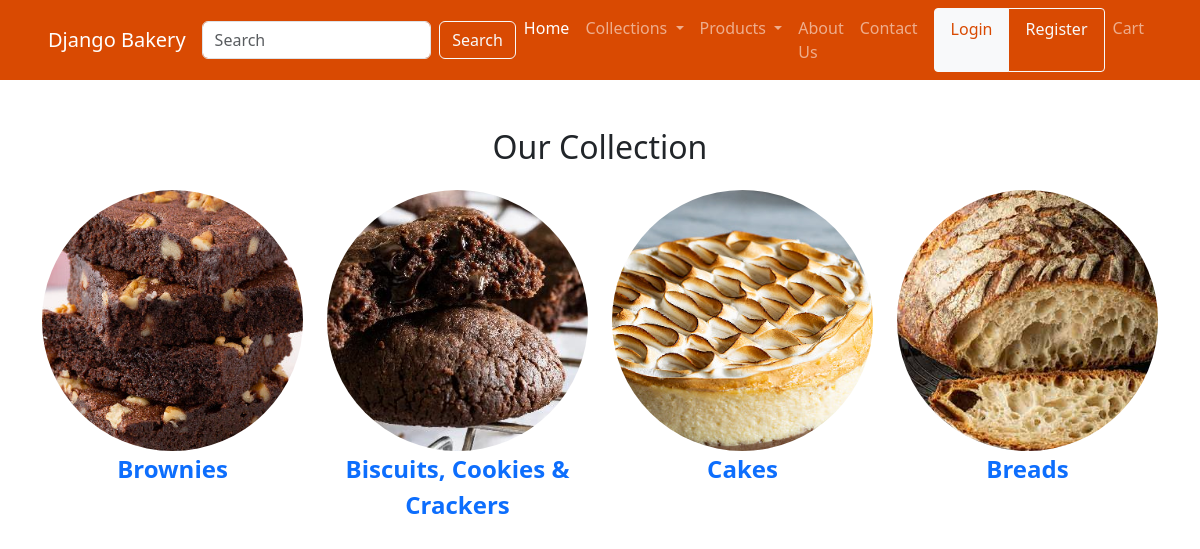
/collection/all, run on the app's committed database.
### inventory/models.py (models this page shows, shortened)
class Collection(models.Model):
    name = models.CharField(max_length=50)
    desc = models.TextField()
    image = models.ImageField(upload_to="collection", blank=True, null=True)

### inventory/views.py (the view)
# urls.py: path('collection/all', views.collection_list, name='collection_all'),
def collection_list(request):
    return render(request, 'inventory/collection_all.html', context={
        'collections': Collection.objects.all()
    })

### cart/templatetags/cart_tags.py (called while the page is built)
@register.simple_tag(takes_context=True)
def count_cart_items(context):
    request = context.get('request')
    user = request.user
    if user.is_authenticated:
        if Cart.objects.filter(user=user).exists():
            cart = Cart.objects.get(user=user)
            return CartItem.objects.filter(cart=cart).count()
    return 0

### inventory/templatetags/inventory_tags.py (called while the page is built)
@register.simple_tag()
def get_collections():
    return Collection.objects.all()

@register.simple_tag()
def get_products():
    return Product.objects.all()

### templates/inventory/collection_all.html (shortened to what this page needs)
{% extends 'layout/base.html' %}
{% load static %}
{% block content %}
<div class="container-fluid py-5" >
    <div class="row">
        <div class="col">
            <h2 class="text-center">Our Collection</h2>
            <div class="container py-2 my-3">
                <div class="row">
                    {% for item in collections %}
                    <div class="col-md-3 text-center collection">
                        <a href="{% url 'collection_detail' item.id %}">
                            <div class="wrapper">
                                <img src="{{item.image.url}}" alt="{{item.name}}" class="img-fluid rounded-circle">
                            </div>
                        </a>
                        <a href="{% url 'collection_detail' item.id %}"
                            class="fs-4 fw-bold text-decoration-none">{{item.name}}</a>
                    </div>
                    {% endfor %}
                </div>
            </div>
        </div>
    </div>
</div>
{% endblock content %}

### templates/inventory/collection_all.html (style rules this page uses)
.collection .wrapper { cursor: pointer; border-radius: 50%; overflow: hidden; }
.collection .wrapper img { transform: scale(1.5); aspect-ratio: 1/1; transition: all 0.35s ease-in-out; }

### data on the page
Collection: image (picture), name "Brownies"
Collection: image (picture), name "Biscuits, Cookies & Crackers"
Collection: image (picture), name "Cakes"
Collection: image (picture), name "Breads"
